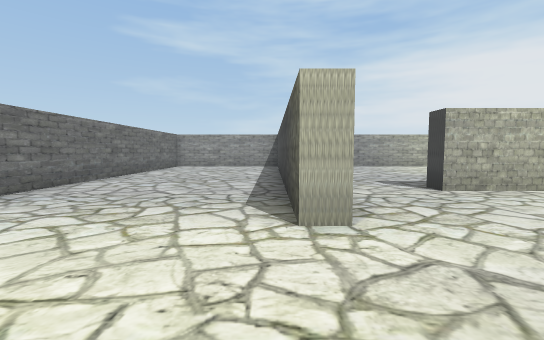
View 1 (above)

19 first-person views from a walk through a 3-D level made in the Unity game engine. The camera is 1.4 m above the floor, tilts 4° down and sees 90° across. The floor is counted in squares, 2 m on a side. Each view is taken from the middle of a square. On the plan, view 1 faces up. The plan holds only what a view shows up to about 9 squares ahead; the rest is blank. The player character is not drawn. Some surface patterns are stand-ins.

View 2
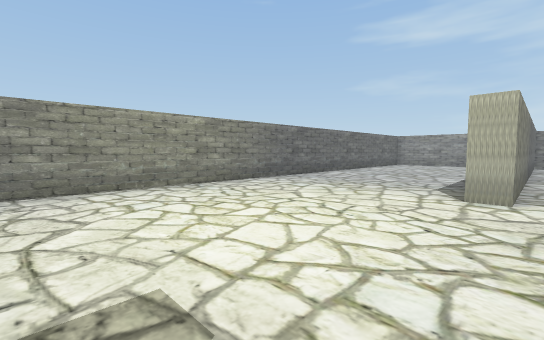

View 3
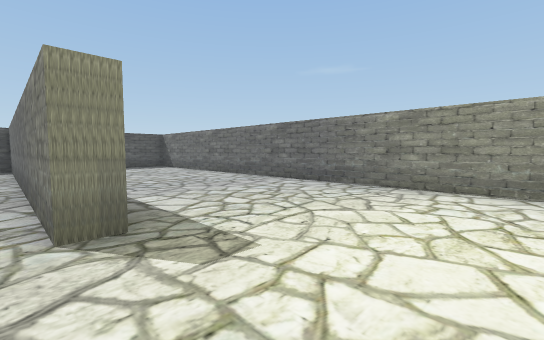

View 4
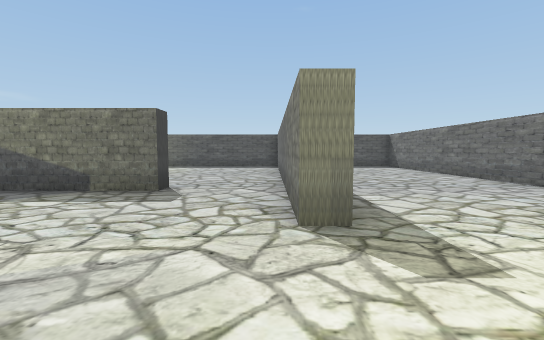

View 5
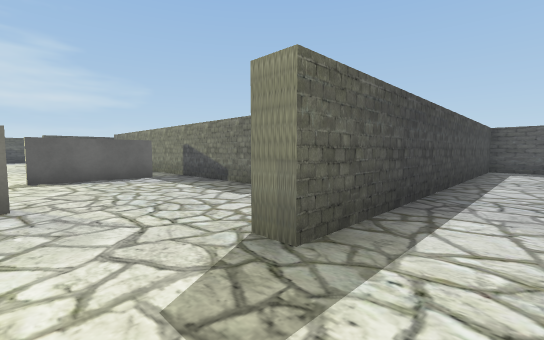

View 6
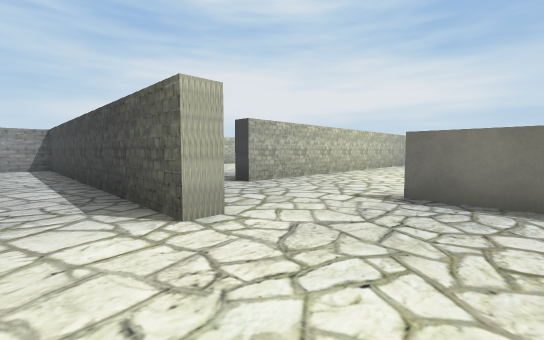

View 7
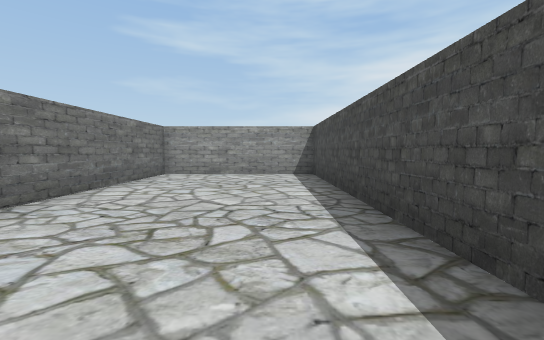

View 8
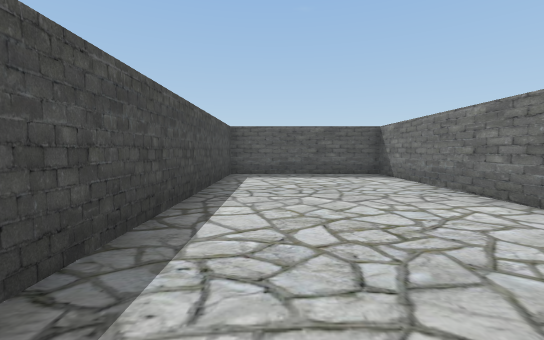

View 9
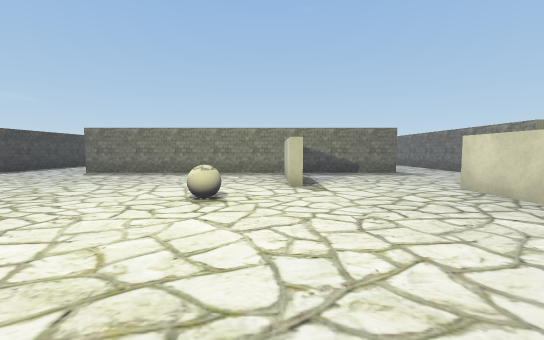

View 10
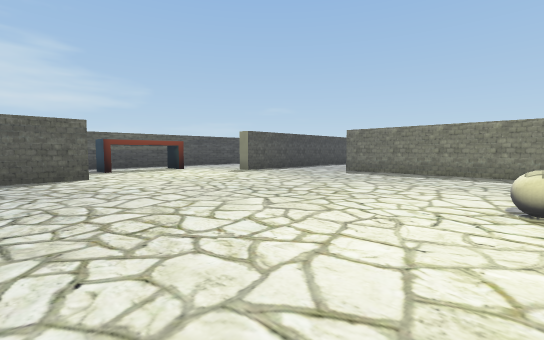

View 11
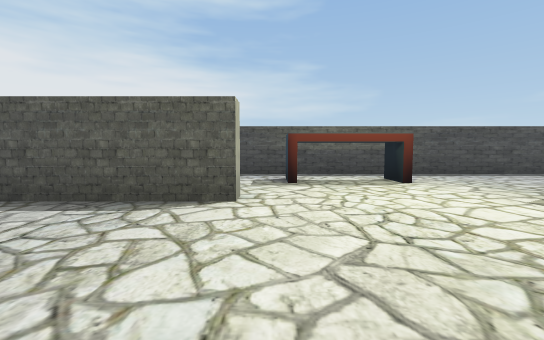

View 12
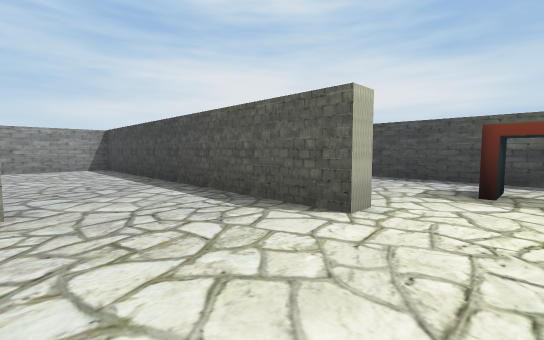

View 13
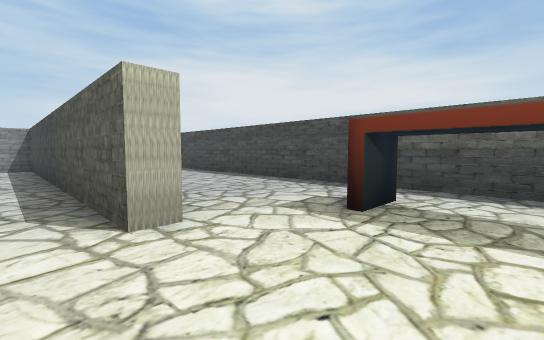

View 14
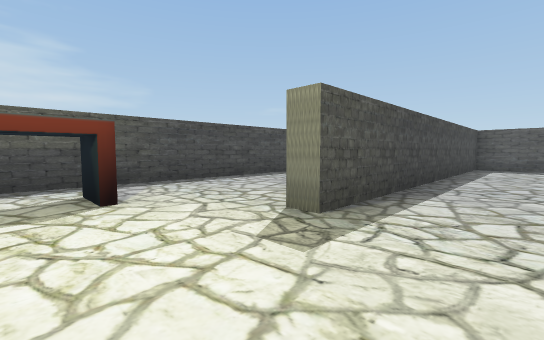

View 15
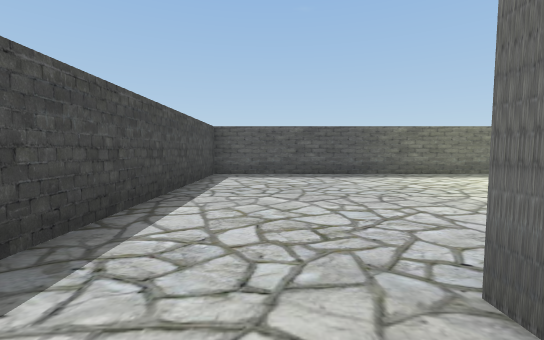

View 16
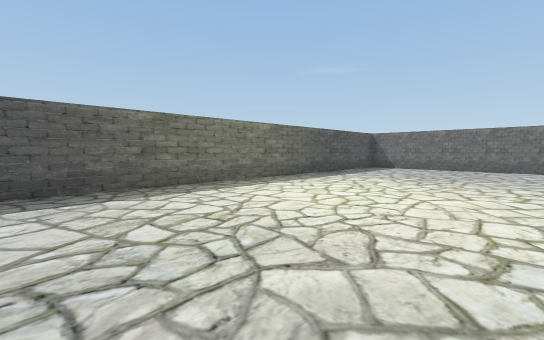

View 17
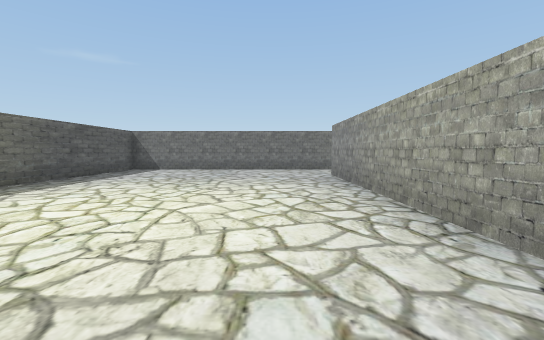

View 18
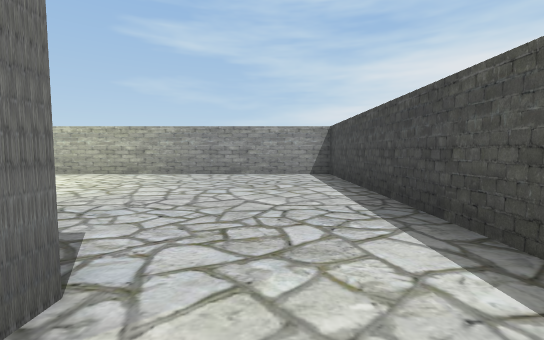

View 19
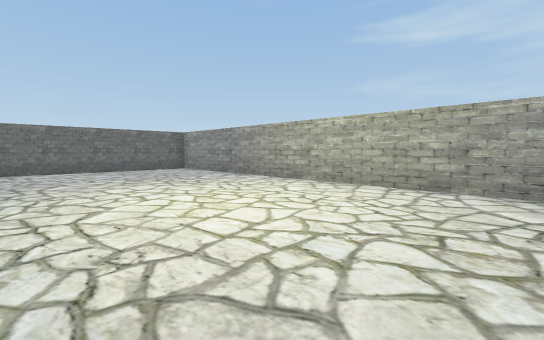

### Floor plan
Points are (right, up) in squares from view 1. A wall is a line through its corners. A room is listed if a view was taken in it or the views show most of it. See-through windows are left out.
Room 1 (views 1, 2, 3, 4, 5, 6, 7, 8)
walls: (0.2, 2.5) (0.2, 12.3) (-4.2, 12.3) (-4.2, -12.2) (0.2, -12.2) (0.2, -2.5) (0.8, -2.5) (0.8, -5.5); (3.2, -1.1) (3.2, 1.5); (3, -5.2) (3, -4.8) (6.5, -4.8); (6.4, -3.9) (6.4, -2.4)
ways out: opening at (1.5, -5) to room 2; opening at (2.5, -0.7) to room 2; opening at (6, -4) to room 2
Room 2 (views 9, 10, 11, 12, 13, 14, 15, 16, 17, 18, 19)
walls: (6.6, -1.4) (6.6, -3.5); (6.4, -2.4) (6.4, -1.4); (9.4, -5.2) (3, -5.2); (16.4, 2.5) (15.8, 2.5) (15.8, 12.3) (3.5, 12.3); (7, 4.7) (3, 4.7) (3, 5.2); (6.5, -4.8) (13, -4.8); (3.5, 0.5) (3.5, -1.1); (20.3, -6.5) (20.3, 7.5); (0.8, -5.5) (0.8, -12.2) (15.8, -12.2) (15.8, -2.5) (16.3, -2.5); (0.8, 10.5) (0.8, 2.5) (0.2, 2.5)
ways out: opening at (1.5, -5) to room 1; opening at (2.5, -0.7) to room 1; opening at (6, -4) to room 1
objects: ball (8, 0); bench (18, -1) to (19, -1); bench (18, 2) to (19, 2)

Positions as (right, up) in squares from view 1, and headings:
1: (0, 0), facing up
2: (1, -2), facing up-left
3: (1, 0), facing down-left
4: (1, 0), facing down
5: (-1, -1), facing down-right
6: (-1, 0), facing up-right
7: (-1, 4), facing up
8: (-1, -4), facing down
9: (7, 4), facing down
10: (8, 4), facing down-right
11: (12, 2), facing right
12: (13, 1), facing up-right
13: (15, 0), facing up-right
14: (14, 0), facing down-right
15: (14, -4), facing down
16: (12, -7), facing down-left
17: (11, -7), facing left
18: (14, 4), facing up
19: (11, 7), facing up-left
